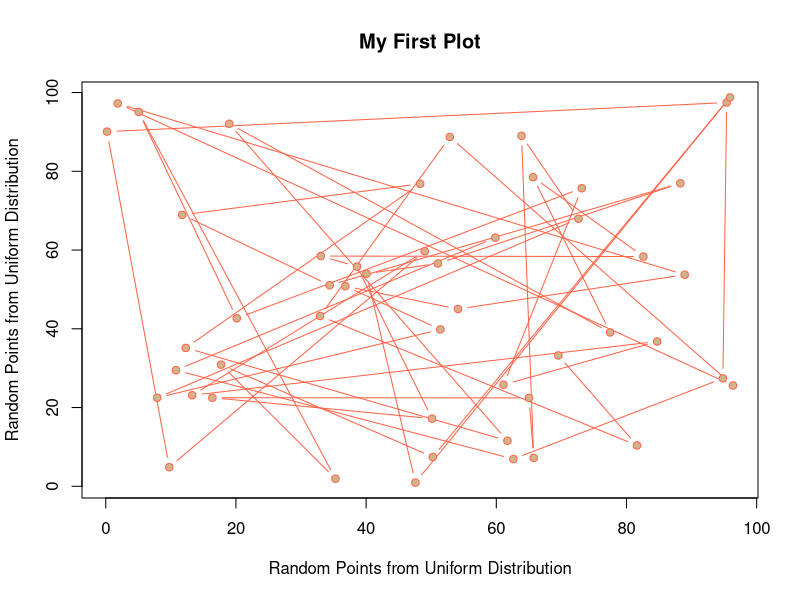
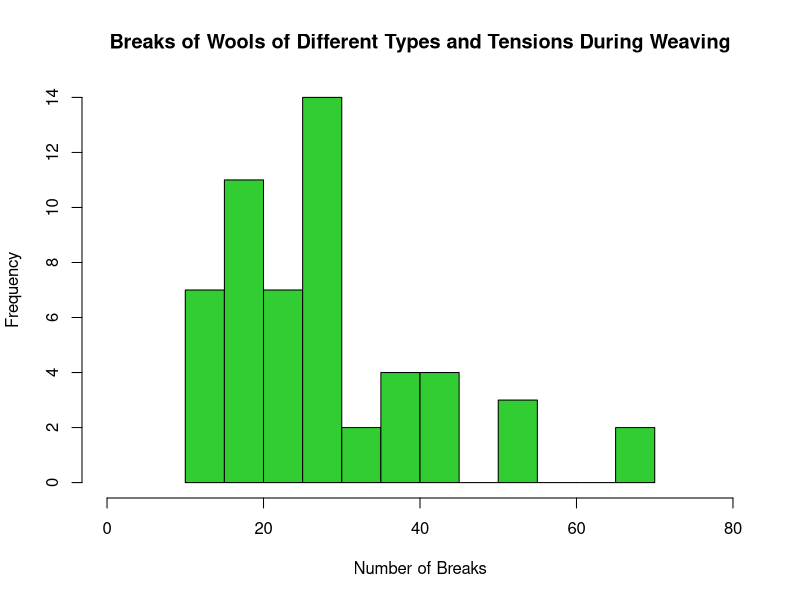
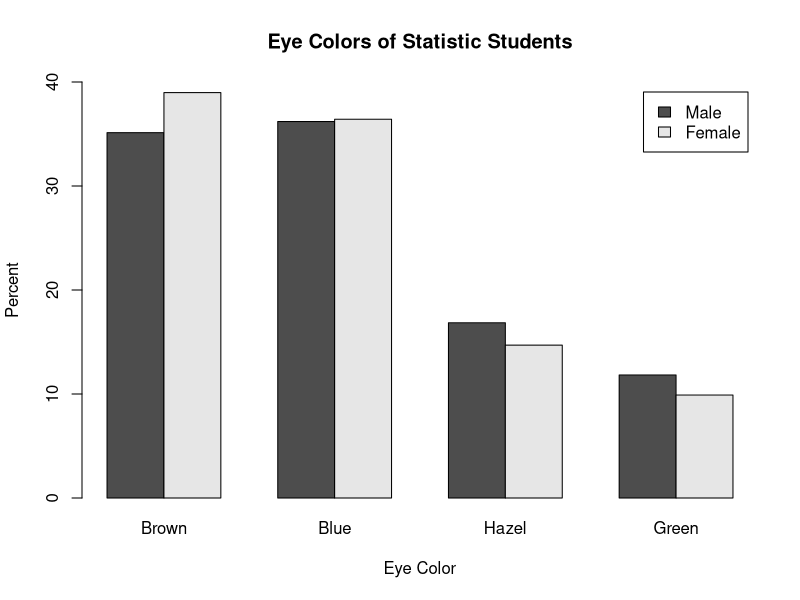

The R script that drew these images, in order:
## ---- chunk 1
knitr::opts_chunk$set()
## ---- chunk 2
plot(
  x = runif(50, min = 0, max = 100),
  y = runif(50, min = 0, max = 100),
  type = "b",
  main = "My First Plot",
  xlab = "Random Points from Uniform Distribution",
  ylab = "Random Points from Uniform Distribution",
  pch = 21,
  col = "tomato1",
  bg = "tan",
  cex = 1
)
## ---- chunk 3
knitr::kable(
  data.frame(
    Argument = c("`x`", "`y`", "`type`", "`main`", "`xlab`", "`ylab`", "`pch`", "`col`", "`bg`", "`cex`"),
    Description = c(
      "X-coordinates of points to plot.",
      "Y-coordinates of points to plot.",
      "What to plot e.g. \"p\" for points, \"l\" for lines, \"b\" for both.",
      "Main title of the plot.",
      "Label for the x-axis.",
      "Label for the y-axis.",
      "An integer specifying the point type or a single character to use as the \"point\".",
      "Color of plotted points and lines. Will be used as the point border color",
      "Point fill color.",
      "An integer or decimal giving the size of the points. Larger numbers are bigger."
    )
  ),
  caption = "Some basic arguments to the plot function."
)
## ---- chunk 4
yarn_breaks <- datasets::warpbreaks$breaks
hist(
  x = yarn_breaks,
  breaks = 10,
  xlab = "Number of Breaks",
  main = "Breaks of Wools of Different Types and Tensions During Weaving",
  xlim = c(0, 80),
  col = "limegreen",
  border = "black"
)
## ---- chunk 5
knitr::kable(
  data.frame(
    Argument = c("`x`", "`breaks`", "`xlim`", "`border`", "`freq`"),
    Description = c(
      "Vector of values.",
      "Specifies how to create the bins.",
      "Range of the x-axis",
      "Color of the bin borders",
      "If TRUE, counts are plots, else probability are plotted."
    )
  ),
  caption = "Some basic arguments to the hist function."
)
## ---- chunk 6
hair_eye_color <- datasets::HairEyeColor
m_eye_colors <- colSums(hair_eye_color[,, 1])
f_eye_colors <- colSums(hair_eye_color[,, 2])
eye_colors <- rbind(m_eye_colors, f_eye_colors)
rownames(eye_colors) <- c("Male", "Female")
eye_colors_percent <- round(eye_colors / rowSums(eye_colors) * 100, 2)

barplot(
  height = eye_colors_percent, 
  legend.text = TRUE, 
  beside = TRUE, 
  ylab = "Percent",
  xlab = "Eye Color",
  main = "Eye Colors of Statistic Students",
  ylim = c(0, 40)
)
## ---- chunk 7
knitr::kable(
  data.frame(
    Argument = c("`height`", "`legend.text`", "`beside`", "`ylim`"),
    Description = c(
      "Vector or matrix of heights. If a matrix, each row is a set of bars.",
      "Value of TRUE uses row names for legend text. FALSE exludes a legend.",
      "Whether to stack the bars or place next to each other.",
      "Range of the y-axis."
    )
  ),
  caption = "Some basic arguments to the barplot function."
)
